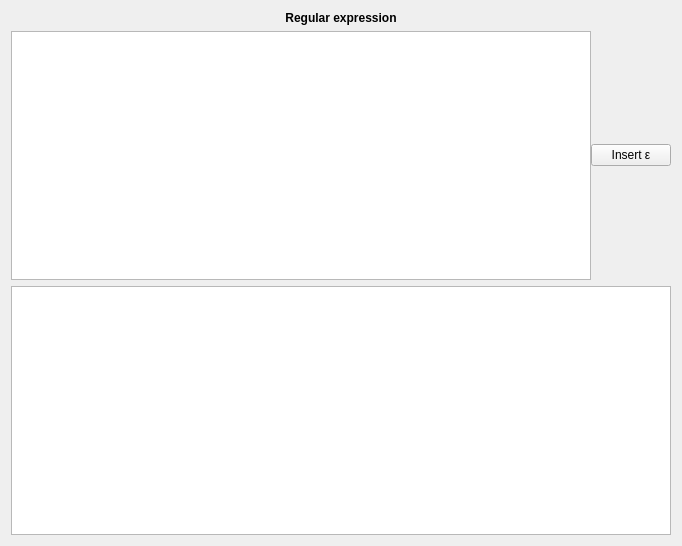
<?xml version="1.0" encoding="UTF-8"?>
<ui version="4.0">
 <class>RegExpWidget</class>
 <widget class="QWidget" name="RegExpWidget">
  <property name="geometry">
   <rect>
    <x>0</x>
    <y>0</y>
    <width>682</width>
    <height>546</height>
   </rect>
  </property>
  <property name="sizePolicy">
   <sizepolicy hsizetype="Expanding" vsizetype="Expanding">
    <horstretch>0</horstretch>
    <verstretch>0</verstretch>
   </sizepolicy>
  </property>
  <property name="windowTitle">
   <string>Form</string>
  </property>
  <layout class="QVBoxLayout" name="verticalLayout">
   <item>
    <widget class="QLabel" name="label">
     <property name="sizePolicy">
      <sizepolicy hsizetype="Expanding" vsizetype="Preferred">
       <horstretch>0</horstretch>
       <verstretch>0</verstretch>
      </sizepolicy>
     </property>
     <property name="font">
      <font>
       <weight>75</weight>
       <bold>true</bold>
      </font>
     </property>
     <property name="text">
      <string>Regular expression</string>
     </property>
     <property name="alignment">
      <set>Qt::AlignCenter</set>
     </property>
    </widget>
   </item>
   <item>
    <layout class="QHBoxLayout" name="horizontalLayout">
     <property name="spacing">
      <number>0</number>
     </property>
     <item>
      <widget class="RegExpTextEdit" name="regExpTextEdit"/>
     </item>
     <item>
      <widget class="QPushButton" name="pushButton">
       <property name="text">
        <string>Insert ε</string>
       </property>
      </widget>
     </item>
    </layout>
   </item>
   <item>
    <widget class="QTreeView" name="treeView">
     <property name="styleSheet">
      <string notr="true"> QTreeView::branch:has-siblings:!adjoins-item {
     border-image: url(:/reg_exp/reg_exp/pictures/vline.png) 2;
 }

 QTreeView::branch:has-siblings:adjoins-item {
     border-image: url(:/reg_exp/reg_exp/pictures/branch-more.png) 2;
 }

 QTreeView::branch:!has-children:!has-siblings:adjoins-item {
     border-image: url(:/reg_exp/reg_exp/pictures/branch-end.png) url(:/reg_exp/reg_exp/pictures/branch-end.png) url(:/reg_exp/reg_exp/pictures/branch-end.png) url(:/reg_exp/reg_exp/pictures/branch-end.png);
 }

 QTreeView::branch:has-children:!has-siblings:closed,
 QTreeView::branch:closed:has-children:has-siblings {
         border-image: none;
         image: url(:/reg_exp/reg_exp/pictures/branch-closed.png);
 }

 QTreeView::branch:open:has-children:!has-siblings,
 QTreeView::branch:open:has-children:has-siblings  {
         border-image: none;
         image: url(:/reg_exp/reg_exp/pictures/branch-open.png);
 }</string>
     </property>
     <property name="showDropIndicator" stdset="0">
      <bool>false</bool>
     </property>
     <property name="autoExpandDelay">
      <number>1</number>
     </property>
     <property name="indentation">
      <number>50</number>
     </property>
     <property name="rootIsDecorated">
      <bool>true</bool>
     </property>
     <property name="itemsExpandable">
      <bool>true</bool>
     </property>
     <property name="animated">
      <bool>true</bool>
     </property>
     <property name="allColumnsShowFocus">
      <bool>true</bool>
     </property>
     <property name="wordWrap">
      <bool>false</bool>
     </property>
     <property name="expandsOnDoubleClick">
      <bool>true</bool>
     </property>
     <attribute name="headerVisible">
      <bool>false</bool>
     </attribute>
    </widget>
   </item>
  </layout>
 </widget>
 <customwidgets>
  <customwidget>
   <class>RegExpTextEdit</class>
   <extends>QTextEdit</extends>
   <header>reg_exp/regextextedit.h</header>
  </customwidget>
 </customwidgets>
 <resources/>
 <connections/>
</ui>
